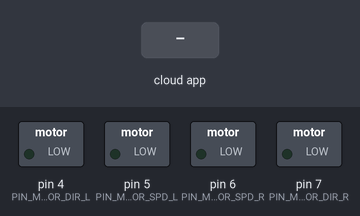
This sketch was run on a simulated Arduino Uno, built with avr-gcc and run on an emulated ATmega328P. On the bench: switched loads named in the sketch (green lamp = pin HIGH). Inputs (shaded band) come from the test bench. The ROS host is connected and sends only what is stated.

Above: at 1.2 s.
1.3 s: the phone or cloud app sets pwm to -100
At 2.4 s:
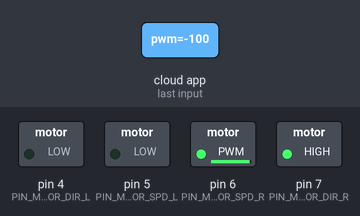
2.8 s: the phone or cloud app sets pwm to 100
At 3.6 s:
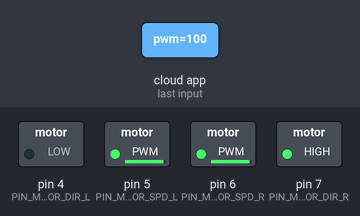
4.3 s: the phone or cloud app sets pwm to -100
At 4.8 s:
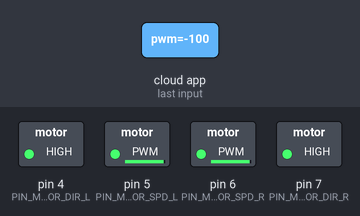
Timing chart, 0 to 7.3 s (numbered marks = the images above; inputs shaded):
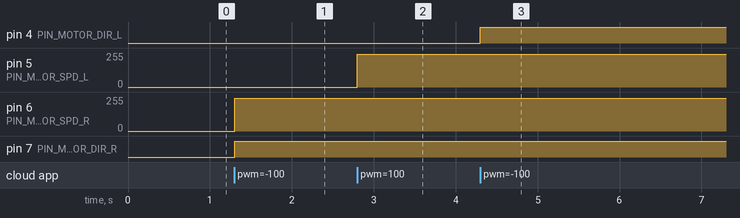

Measured:
- after the input at 1.3 s, pin 6 (PIN_MOTOR_SPD_R): 0/255 → 246/255 at once; pin 7 (PIN_MOTOR_DIR_R): LOW → HIGH at once
- after the input at 2.8 s, pin 5 (PIN_MOTOR_SPD_L): 0/255 → 246/255 at once
- after the input at 4.3 s, pin 4 (PIN_MOTOR_DIR_L): LOW → HIGH at once

The sketch:

sketch.ino
```cpp
#include <ros.h>
#include <std_msgs/Float64.h>
//#include <sensor_msgs/Range.h>

//sensor_msgs::Range range_msg;
//ros::Publisher pub_range( "/ultrasound", &range_msg);
ros::NodeHandle  nh;

#define PIN_MOTOR_DIR_L 4 // направление левого мотора
#define PIN_MOTOR_DIR_R 7 // направление правого мотора
#define PIN_MOTOR_SPD_L 5 // скорость левого мотора
#define PIN_MOTOR_SPD_R 6 // скорость правого мотора
void setLeftMotor(const std_msgs::Float64& msg){
  digitalWrite(PIN_MOTOR_DIR_L, msg.data < 0);
  analogWrite(PIN_MOTOR_SPD_L, map(abs(msg.data), 0, 10.23, 0, 255));
}

void setRightMotor(const std_msgs::Float64& msg){
  digitalWrite(PIN_MOTOR_DIR_R, msg.data < 0);
  analogWrite(PIN_MOTOR_SPD_R, map(abs(msg.data), 0, 10.23, 0, 255));
}

ros::Subscriber<std_msgs::Float64> sub("/abot/left_wheel/pwm", setLeftMotor);
ros::Subscriber<std_msgs::Float64> sub1("/abot/right_wheel/pwm", setRightMotor);


void setup() {
  pinMode(PIN_MOTOR_DIR_L, OUTPUT);
  pinMode(PIN_MOTOR_DIR_R, OUTPUT);
  pinMode(PIN_MOTOR_SPD_L, OUTPUT);
  pinMode(PIN_MOTOR_SPD_R, OUTPUT);
  nh.initNode();
  nh.subscribe(sub);
  nh.subscribe(sub1);
}

void loop()
{
  nh.spinOnce();
  delay(1);
}
```
